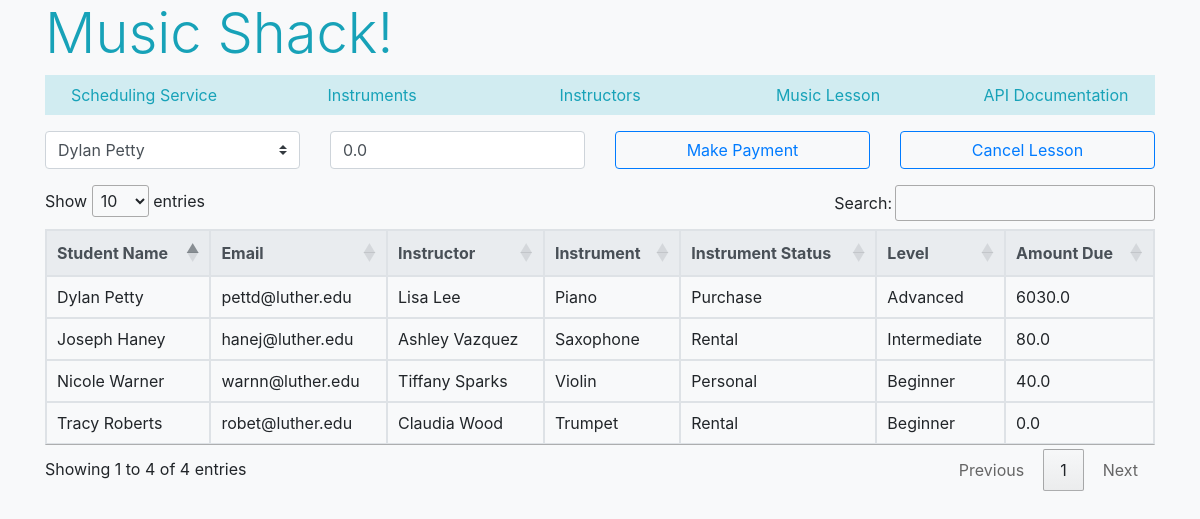
/musiclesson, run on the app's committed database.
### models.py (models this page shows)
class MusicLesson(db.Model):
    __tablename__ = "MUSICLESSON"
    name = db.Column(db.String, primary_key=True)
    email = db.Column(db.String)
    instrument = db.Column(db.String)
    instructor = db.Column(db.String)
    status = db.Column(db.String)
    level = db.Column(db.String)
    balance = db.Column(db.Float)

### app.py (the view, shortened to what this page needs)
@app.route("/musiclesson", methods=["GET", "POST"])
def musiclesson():
    paymentError = None
    cancelError = None
    selected = None
    studentLst = []
    dropdown = get_data_from_db(query = "SELECT name FROM musiclesson;")
    for row in dropdown:
        for col in row:
            studentLst.append(col)
    musiclesson = MusicLesson.query.all()
    musiclesson_schema = MusicLessonSchema(many=True)
    return render_template("musiclesson.html", musiclesson=musiclesson_schema.dump(musiclesson), paymentError = paymentError, cancelError = cancelError, studentLst = studentLst, selected = selected)

### app.py (called while the page is built)
def get_data_from_db(query: str):
    conn = sqlite3.connect("music.sqlite3")
    cur = conn.cursor()
    cur.execute(query)
    rows = cur.fetchall()
    return rows

### templates/musiclesson.html (shortened to what this page needs)
{% extends "base.html" %}
{% block content %}
    <form action="/musiclesson" method="POST">
        <div class="row">
            <div class="form-group col-3 mt-2">
                <select name = name class="form-control custom-select dropdown-toggle" required>
                    {% for x in studentLst %}
                    <option value="{{x}}" {% if x == selected %} selected {% endif %}>{{x}}</option>
                    {% endfor %}
                </select>
            </div>
            <div class="form-group col-3 mt-2">
                <input type="text" name = payment value = 0.0 placeholder="Payment" class="form-control" required>
            </div>
            <div class="col-3 mt-2">
                <button type="submit" name = submit value = "Make Payment" class="btn btn-outline-primary btn-block mb-3">Make Payment</button>
            </div>
            <div class="col-3 mt-2">
                <button type="submit" name = submit value = "Cancel Lesson" class="btn btn-outline-primary btn-block mb-3">Cancel Lesson</button>
            </div>
        </div>
    </form>
    <table id="MusicLesson" class="table table-bordered hover">
        <thead class = thead-light>
            <th>Student Name</th>
            <th>Email</th>
            <th>Instructor</th>
            <th>Instrument</th>
            <th>Instrument Status</th>
            <th>Level</th>
            <th>Amount Due</th>
        </thead>
        <tbody>
            {% for s in musiclesson %}
            <tr>
                <td>{{ s.name }}</td>
                <td>{{ s.email }}</td>
                <td>{{ s.instructor }}</td>
                <td>{{ s.instrument }}</td>
                <td>{{ s.status }}</td>
                <td>{{ s.level }}</td>
                <td>{{ s.balance }}</td>
            </tr>
            {% endfor %}
        </tbody>
    </table>
{% endblock %}

### data on the page
MusicLesson: name "Tracy Roberts", email "robet@luther.edu", instructor "Claudia Wood", instrument "Trumpet", status "Rental", level "Beginner", balance "0.0"
MusicLesson: name "Dylan Petty", email "pettd@luther.edu", instructor "Lisa Lee", instrument "Piano", status "Purchase", level "Advanced", balance "6030.0"
MusicLesson: name "Nicole Warner", email "warnn@luther.edu", instructor "Tiffany Sparks", instrument "Violin", status "Personal", level "Beginner", balance "40.0"
MusicLesson: name "Joseph Haney", email "hanej@luther.edu", instructor "Ashley Vazquez", instrument "Saxophone", status "Rental", level "Intermediate", balance "80.0"

### other printed values
form field name "Dylan Petty"
